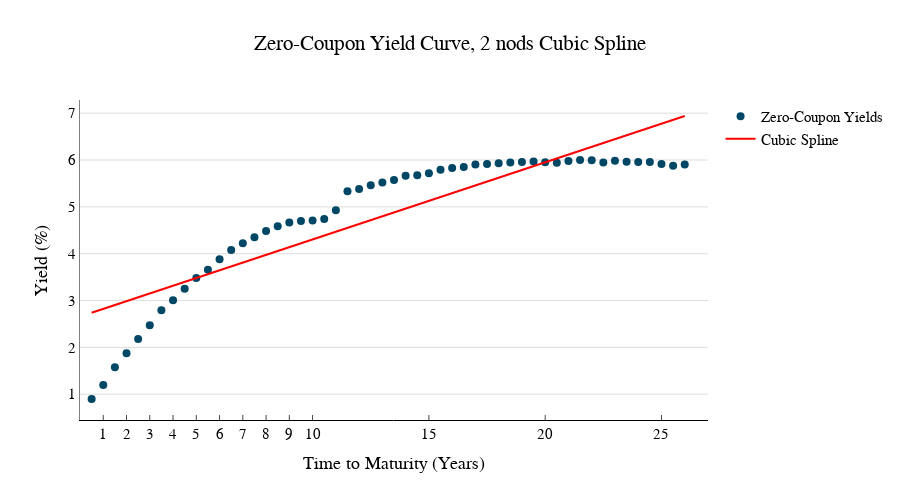

Notebook code cell kept with this figure:
### Code cell
gr.Graph_EstimationVSZero(Yield,Yield['Zero-Coupon Yield'],x_newQ2,y_newQ2,'Zero-Coupon Yield Curve, 2 nods Cubic Spline','Cubic Spline')
